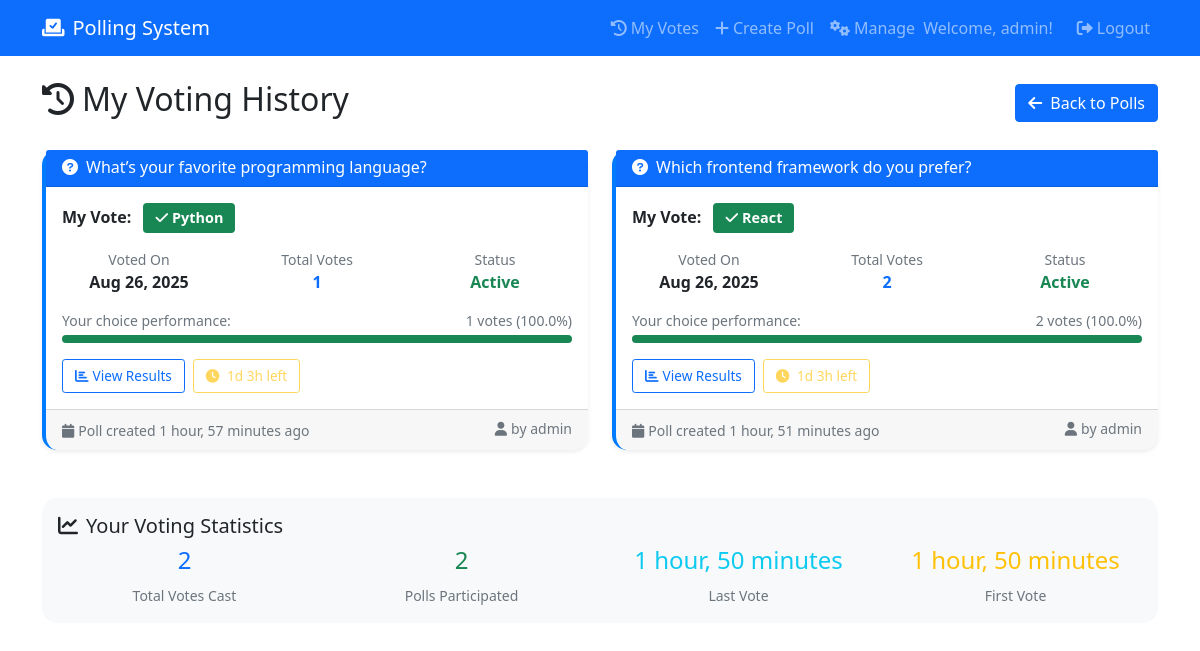
Before: /my-votes/ (signed in) with the older database file.
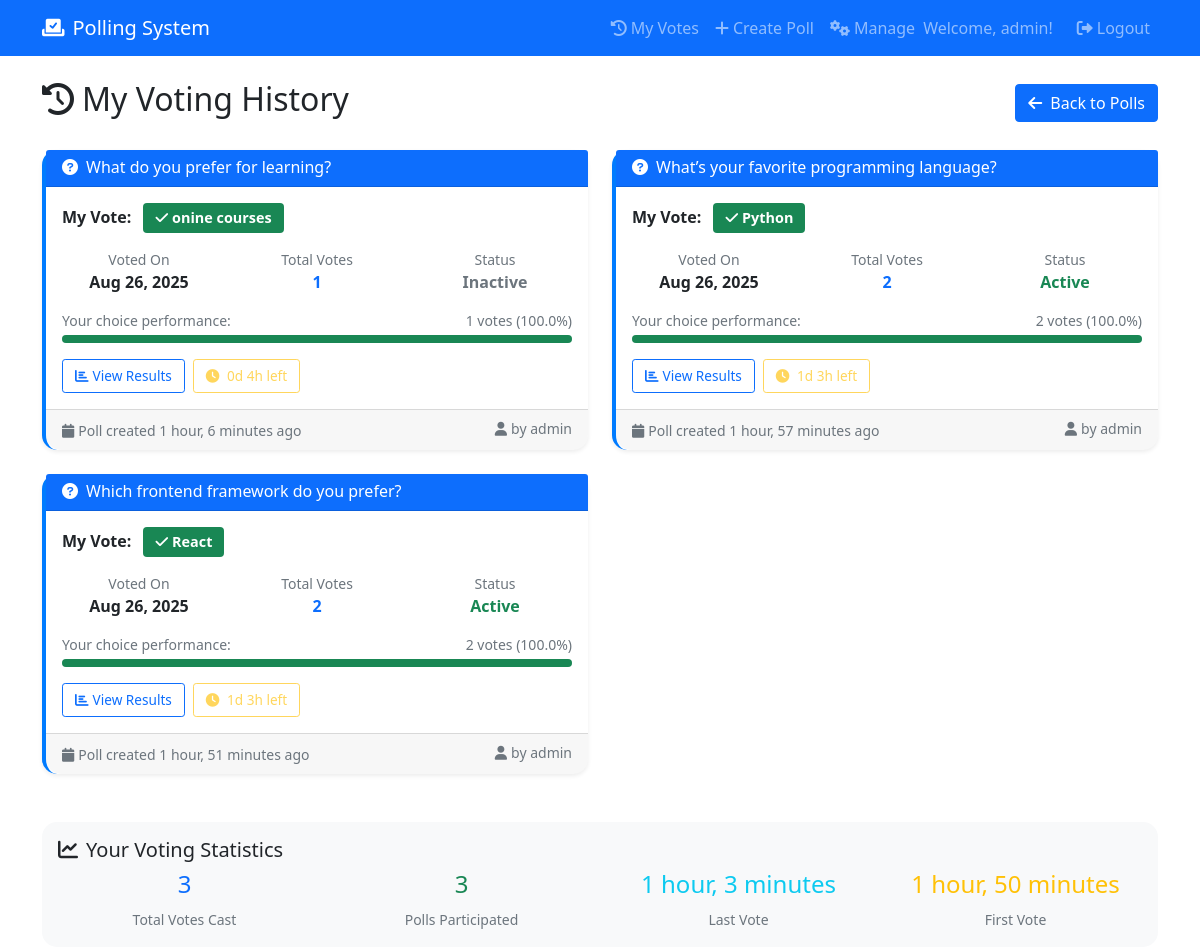
After: the same page with the newer database file.
### poll/models.py (models this page shows, shortened)
class Vote(models.Model):
    user = models.ForeignKey(User, on_delete=models.CASCADE)
    poll = models.ForeignKey(Poll, on_delete=models.CASCADE)
    option = models.ForeignKey(Option, related_name='votes', on_delete=models.CASCADE)
    voted_at = models.DateTimeField(default=timezone.now)
    class Meta:
        unique_together = ('user', 'poll')

class Poll(models.Model):
    question = models.CharField(max_length=200)
    created_by = models.ForeignKey(User, on_delete=models.CASCADE)
    created_at = models.DateTimeField(default=timezone.now)
    expires_at = models.DateTimeField(null=True, blank=True)
    is_active = models.BooleanField(default=True)
    def total_votes(self):
        return Vote.objects.filter(poll=self).count()
    def is_expired(self):
        if self.expires_at:
            return timezone.now() > self.expires_at
        return False
    def time_remaining(self):
        if self.expires_at:
            remaining = self.expires_at - timezone.now()
            if remaining.total_seconds() > 0:
                days = remaining.days
                hours, remainder = divmod(remaining.seconds, 3600)
                minutes, _ = divmod(remainder, 60)
                return {'days': days, 'hours': hours, 'minutes': minutes}
        return None

class Option(models.Model):
    poll = models.ForeignKey(Poll, related_name='options', on_delete=models.CASCADE)
    text = models.CharField(max_length=100)
    def vote_count(self):
        return self.votes.count()
    def vote_percentage(self):
        total = self.poll.total_votes()
        if total == 0:
            return 0
        return (self.vote_count() / total) * 100

### poll/views.py (the view)
# urls.py: path('my-votes/', views.my_votes, name='my_votes'),
@login_required
def my_votes(request):
    user_votes = Vote.objects.filter(user=request.user).select_related('poll', 'option').order_by('-voted_at')
    return render(request, 'my_votes.html', {'user_votes': user_votes})

### templates/my_votes.html (shortened to what this page needs)
{% extends 'base.html' %}
{% block content %}
<div class="d-flex justify-content-between align-items-center mb-4">
    <h2><i class="fas fa-history me-2"></i>My Voting History</h2>
    <a href="{% url 'poll_list' %}" class="btn btn-primary">
        <i class="fas fa-arrow-left me-2"></i>Back to Polls
    </a>
</div>
{% if user_votes %}
    <div class="row">
        {% for vote in user_votes %}
            <div class="col-md-6 mb-4">
                <div class="card shadow-sm vote-card">
                    <div class="card-header bg-primary text-white">
                        <h6 class="mb-0">
                            <i class="fas fa-question-circle me-2"></i>{{ vote.poll.question }}
                        </h6>
                    </div>
                    <div class="card-body">
                        <div class="mb-3">
                            <strong>My Vote:</strong>
                            <span class="badge bg-success ms-2">
                                <i class="fas fa-check me-1"></i>{{ vote.option.text }}
                            </span>
                        </div>
                        <div class="row text-center mb-3">
                            <div class="col-4">
                                <small class="text-muted d-block">Voted On</small>
                                <strong>{{ vote.voted_at|date:"M d, Y" }}</strong>
                            </div>
                            <div class="col-4">
                                <small class="text-muted d-block">Total Votes</small>
                                <strong class="text-primary">{{ vote.poll.total_votes }}</strong>
                            </div>
                            <div class="col-4">
                                <small class="text-muted d-block">Status</small>
                                <strong class="{% if vote.poll.is_active and not vote.poll.is_expired %}text-success{% else %}text-secondary{% endif %}">
                                    {% if vote.poll.is_expired %}
                                        Expired
                                    {% elif vote.poll.is_active %}
                                        Active
                                    {% else %}
                                        Inactive
                                    {% endif %}
                                </strong>
                            </div>
                        </div>
                        <div class="mb-3">
                            <div class="d-flex justify-content-between align-items-center mb-1">
                                <small class="text-muted">Your choice performance:</small>
                                <small class="text-muted">
                                    {{ vote.option.vote_count }} votes ({{ vote.option.vote_percentage|floatformat:1 }}%)
                                </small>
                            </div>
                            <div class="progress" style="height: 8px;">
                                <div class="progress-bar bg-success"
                                     role="progressbar"
                                     style="width: {{ vote.option.vote_percentage }}%">
                                </div>
                            </div>
                        </div>
                        <div class="d-flex gap-2">
                            <a href="{% url 'poll_results' vote.poll.id %}" class="btn btn-outline-primary btn-sm">
                                <i class="fas fa-chart-bar me-1"></i>View Results
                            </a>
                            {% if vote.poll.expires_at and not vote.poll.is_expired %}
                                <span class="btn btn-outline-warning btn-sm disabled">
                                    <i class="fas fa-clock me-1"></i>
                                    {% with time_remaining=vote.poll.time_remaining %}
                                        {% if time_remaining %}
                                            {{ time_remaining.days }}d {{ time_remaining.hours }}h left
                                        {% endif %}
                                    {% endwith %}
                                </span>
                            {% endif %}
                        </div>
                    </div>
                    <div class="card-footer text-muted">
                        <small>
                            <i class="fas fa-calendar me-1"></i>Poll created {{ vote.poll.created_at|timesince }} ago
                            <span class="float-end">
                                <i class="fas fa-user me-1"></i>by {{ vote.poll.created_by.username }}
                            </span>
                        </small>
                    </div>
                </div>
            </div>
        {% endfor %}
    </div>
    <div class="row mt-4">
        <div class="col-12">
            <div class="card bg-light">
                <div class="card-body">
                    <h5 class="card-title"><i class="fas fa-chart-line me-2"></i>Your Voting Statistics</h5>
                    <div class="row text-center">
                        <div class="col-md-3">
                            <h4 class="text-primary">{{ user_votes.count }}</h4>
                            <small class="text-muted">Total Votes Cast</small>
                        </div>
                        <div class="col-md-3">
                            <h4 class="text-success">{{ user_votes.count }}</h4>
                            <small class="text-muted">Polls Participated</small>
                        </div>
                        <div class="col-md-3">
                            <h4 class="text-info">
                                {% if user_votes %}
                                    {{ user_votes.first.voted_at|timesince }}
                                {% else %}
                                    -
                                {% endif %}
                            </h4>
                            <small class="text-muted">Last Vote</small>
                        </div>
                        <div class="col-md-3">
                            <h4 class="text-warning">
                                {% if user_votes %}
                                    {{ user_votes.last.voted_at|timesince }}
                                {% else %}
                                    -
                                {% endif %}
                            </h4>
                            <small class="text-muted">First Vote</small>
                        </div>
                    </div>
                </div>
            </div>
        </div>
    </div>
{% endif %}
{% endblock %}

### templates/base.html (shortened to what this page needs)
<!DOCTYPE html>
<html lang="en">
<head>
    <link href="https://cdn.jsdelivr.net/npm/bootstrap@5.1.3/dist/css/bootstrap.min.css" rel="stylesheet">
    <link href="https://cdnjs.cloudflare.com/ajax/libs/font-awesome/6.0.0/css/all.min.css" rel="stylesheet">
</head>
<body>
    <nav class="navbar navbar-expand-lg navbar-dark bg-primary">
        <div class="container">
            <a class="navbar-brand" href="{% url 'poll_list' %}">
                <i class="fas fa-vote-yea me-2"></i>Polling System
            </a>
            <div class="navbar-nav ms-auto">
                {% if user.is_authenticated %}
                    <a class="nav-link" href="{% url 'my_votes' %}">
                        <i class="fas fa-history me-1"></i>My Votes
                    </a>
                    {% if user.is_staff %}
                        <a class="nav-link" href="{% url 'create_poll' %}">
                            <i class="fas fa-plus me-1"></i>Create Poll
                        </a>
                        <a class="nav-link" href="{% url 'manage_polls' %}">
                            <i class="fas fa-cogs me-1"></i>Manage
                        </a>
                    {% endif %}
                    <span class="navbar-text me-3">
                        Welcome, {{ user.username }}!
                    </span>
                    <a class="nav-link" href="{% url 'logout' %}">
                        <i class="fas fa-sign-out-alt me-1"></i>Logout
                    </a>
                {% endif %}
            </div>
        </div>
    </nav>
    <main class="container mt-4">
        {% block content %}
        {% endblock %}
    </main>
</body>
</html>

### templates/my_votes.html (style rules this page uses)
.vote-card { border-radius: 15px; border: none; transition: all 0.3s ease; border-left: 4px solid #007bff; }
.badge { font-size: 0.9rem; padding: 8px 12px; }
.progress { border-radius: 10px; background-color: #e9ecef; }
.card-footer { background: rgba(0,0,0,0.03); border-radius: 0 0 15px 15px !important; }
.btn-sm { font-size: 0.85rem; padding: 6px 12px; }
.card.bg-light { border-radius: 15px; border: none; }

Changed rows visible on the page:
added Vote: poll.question "What do you prefer for learning?", option.text "onine courses", voted_at "Aug 26, 2025", poll.total_votes "1", shows "Inactive", option.vote_count "1", option.vote_percentage "100.0", poll.time_remaining.days "0", poll.time_remaining.hours "4", poll.created_at "1 hour, 6 minutes", poll.created_by.username "admin", first.voted_at "1 hour, 3 minutes"
computed for Vote "What’s your favorite programming language?": poll.total_votes "1" → "2"; option.vote_count "1" → "2"
Other visible differences:
{{ user_votes.count }}: "2" → "3"
{{ user_votes.first.voted_at|timesince }}: "1 hour, 50 minutes" → "1 hour, 3 minutes"
